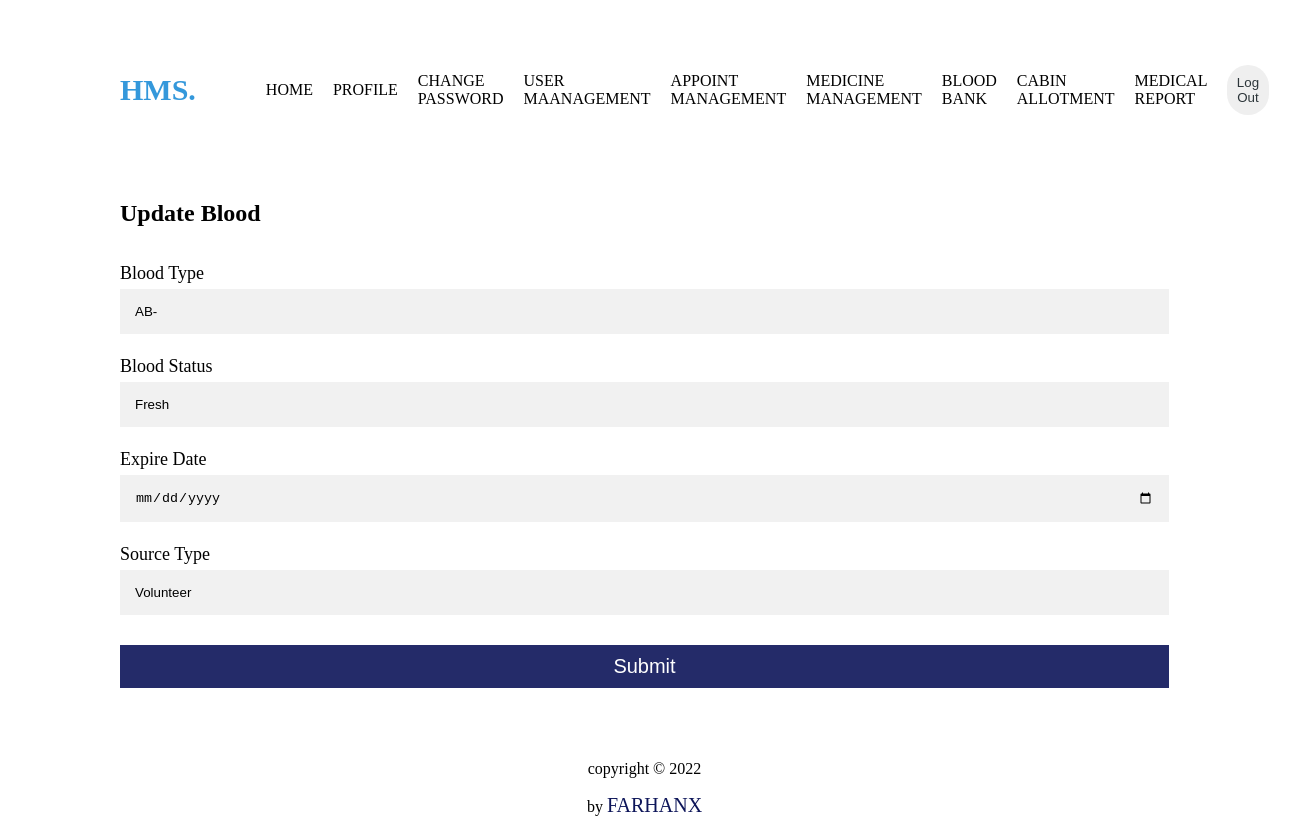
The page /view/update-blood.php?edit=4 (signed in) on the database its author committed.
### tables this page shows
CREATE TABLE `blood` (
  `id` int(10) UNSIGNED NOT NULL,
  `blood_type` varchar(25) DEFAULT NULL,
  `blood_status` varchar(255) DEFAULT NULL,
  `exp_date` varchar(25) DEFAULT NULL,
  `source_type` varchar(255) DEFAULT NULL,
  `created_at` datetime NOT NULL
);

### control/update-bloodAction.php (called while the page is built, shortened)
<?php
include('../model/database.php');
if(isset($_GET['edit'])){
    $id= $_GET['edit'];
  $editData= edit_data($connection, $id);
}
function edit_data($connection, $id)
{
 $query= "SELECT * FROM blood WHERE id= $id";
 $exec = mysqli_query($connection, $query);
 $row= mysqli_fetch_assoc($exec);
 return $row;
}
?>

### view/update-blood.php (the view, shortened to what this page needs)
<?php
include('../control/update-bloodAction.php');
?>
<!DOCTYPE html>
<html>
<head>
</head>
<body style="padding-right:7rem;padding-left:7rem;">
<?php include "../model/_nav.php"; ?>
<div class="blood">
    <div class="form-title">
    <h2 style= "text-align: center;">Update Blood</h2>
    </div>
    <form method="post" action="">
          <label>Blood Type</label>
<input type="text" placeholder="Enter Blood Type" name="blood_type" required value="<?php echo isset($editData) ? $editData['blood_type'] : '' ?>">
          <label>Blood Status</label>
<input type="text" placeholder="Enter Blood Status" name="blood_status" required value="<?php echo isset($editData) ? $editData['blood_status'] : '' ?>">
          <label>Expire Date</label>
<input type="date" placeholder="Enter Expire Date" name="exp_date" required value="<?php echo isset($editData) ? $editData['exp_date'] : '' ?>">
          <label>Source Type</label>
<input type="text" placeholder="Enter Source Type" name="source_type" required value="<?php echo isset($editData) ? $editData['source_type'] : '' ?>">
          <button type="submit" name="update">Submit</button>
    </form>
        </div>
<?php include "../model/footer.php"; ?>
</body>
</html>

### view/update-blood.php (style rules this page uses)
body { overflow-x: hidden; }
* { box-sizing: border-box; }
input { width: 100%; padding: 15px; margin: 5px 0 22px 0; display: inline-block; border: none; background: #f1f1f1; }
button[type=submit] { background-color: #0D1559; color: #ffffff; padding: 10px 20px; margin: 8px 0; border: none; cursor: pointer; width: 100%; opacity: 0.9; font-size: 20px; }
label { font-size: 18px;; }
.form-title a, .form-title h2 { display: inline-block; }

### rows shown on the page
blood: blood_type "AB-", blood_status "Fresh", source_type "Volunteer"
